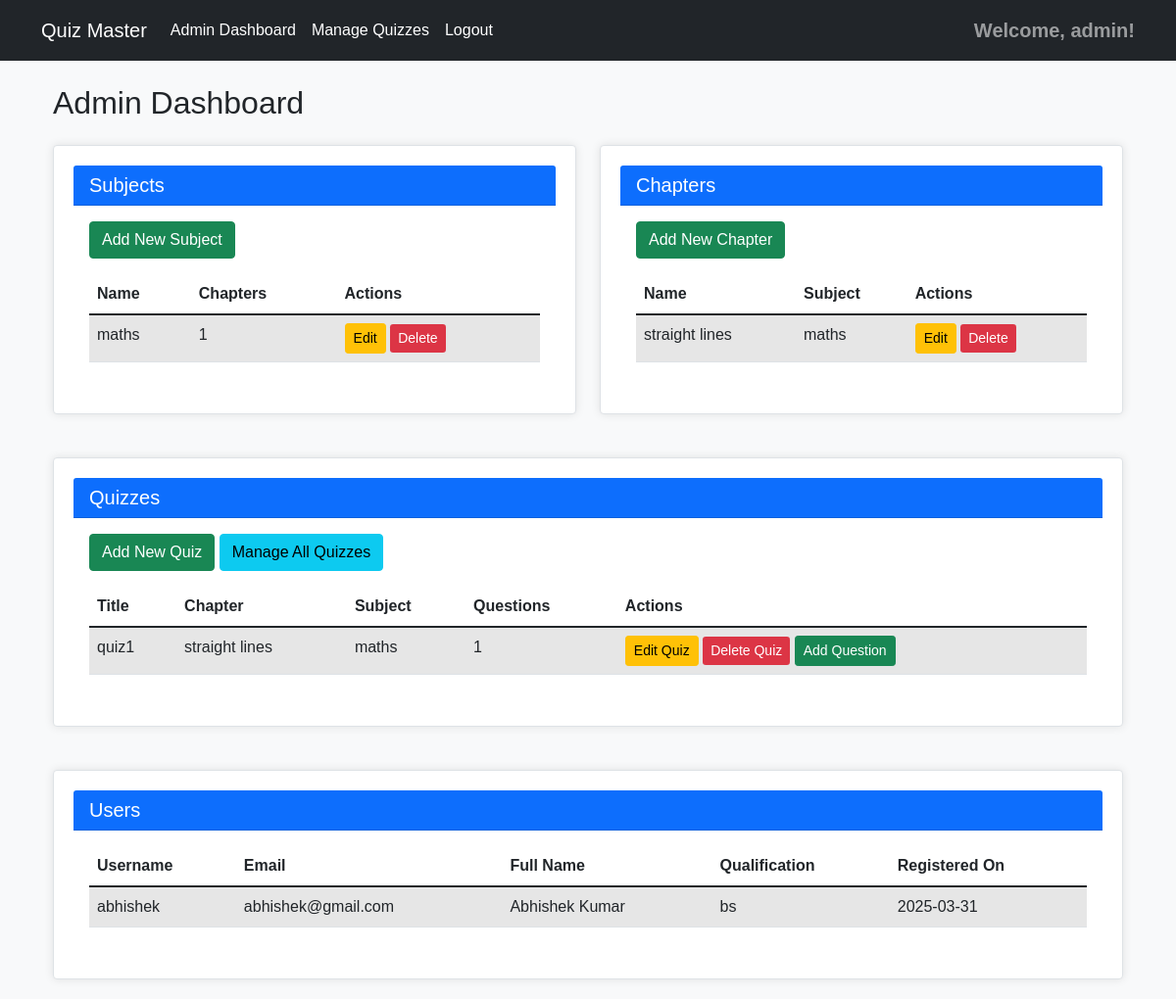
The app's page /admin/dashboard (signed in) with its own data.
### controllers/models.py (models this page shows, shortened)
class Subject(db.Model):
    id = db.Column(db.Integer, primary_key=True)
    name = db.Column(db.String(100), nullable=False)
    description = db.Column(db.Text, nullable=True)
    created_at = db.Column(db.DateTime, default=datetime.utcnow)
    chapters = db.relationship('Chapter', backref='subject', lazy=True, cascade='all, delete-orphan')

class Chapter(db.Model):
    id = db.Column(db.Integer, primary_key=True)
    name = db.Column(db.String(100), nullable=False)
    description = db.Column(db.Text, nullable=True)
    subject_id = db.Column(db.Integer, db.ForeignKey('subject.id'), nullable=False)
    created_at = db.Column(db.DateTime, default=datetime.utcnow)
    quizzes = db.relationship('Quiz', backref='chapter', lazy=True, cascade='all, delete-orphan')

class Quiz(db.Model):
    id = db.Column(db.Integer, primary_key=True)
    title = db.Column(db.String(100), nullable=False)
    description = db.Column(db.Text, nullable=True)
    chapter_id = db.Column(db.Integer, db.ForeignKey('chapter.id'), nullable=False)
    time_limit = db.Column(db.Integer, nullable=False)  # Time limit in minutes
    created_at = db.Column(db.DateTime, default=datetime.utcnow)
    questions = db.relationship('Question', backref='quiz', lazy=True, cascade='all, delete-orphan')
    attempts = db.relationship('QuizAttempt', backref='quiz', lazy=True)

class User(db.Model):
    id = db.Column(db.Integer, primary_key=True)
    username = db.Column(db.String(50), unique=True, nullable=False)
    email = db.Column(db.String(100), unique=True, nullable=False)
    password_hash = db.Column(db.String(128), nullable=False)
    full_name = db.Column(db.String(100), nullable=True)
    qualification = db.Column(db.String(100), nullable=True)
    dob = db.Column(db.Date, nullable=True)
    is_admin = db.Column(db.Boolean, default=False)
    created_at = db.Column(db.DateTime, default=datetime.utcnow)
    quiz_attempts = db.relationship('QuizAttempt', backref='user', lazy=True)

### controllers/admin_controller.py (the view)
@admin_bp.route('/dashboard')
@admin_required
def admin_dashboard():
    subjects = Subject.query.all()
    chapters = Chapter.query.all()
    quizzes = Quiz.query.all()
    users = User.query.filter_by(is_admin=False).all()
    return render_template('admin/admin_dashboard.html',
                          subjects=subjects,
                          chapters=chapters,
                          quizzes=quizzes,
                          users=users)

### controllers/admin_controller.py (called while the page is built)
def admin_required(f):
    @wraps(f)
    def decorated_function(*args, **kwargs):
        if not session.get('user_id') or not session.get('is_admin'):
            flash('Admin access required.', 'danger')
            return redirect(url_for('auth.admin_login'))
        return f(*args, **kwargs)
    return decorated_function

### templates/admin/admin_dashboard.html
{% extends 'base.html' %}
{% block content %}
<div class="container mt-4">
    <h2>Admin Dashboard</h2>
    <div class="row mt-4">
        <div class="col-md-6">
            <div class="card">
                <div class="card-header bg-primary text-white">
                    <h5 class="mb-0">Subjects</h5>
                </div>
                <div class="card-body">
                    <a href="{{ url_for('admin.new_subject') }}" class="btn btn-success mb-3">Add New Subject</a>
                    {% if subjects %}
                        <div class="table-responsive">
                            <table class="table table-striped">
                                <thead>
                                    <tr>
                                        <th>Name</th>
                                        <th>Chapters</th>
                                        <th>Actions</th>
                                    </tr>
                                </thead>
                                <tbody>
                                    {% for subject in subjects %}
                                        <tr>
                                            <td>{{ subject.name }}</td>
                                            <td>{{ subject.chapters|length }}</td>
                                            <td>
                                                <a href="{{ url_for('admin.edit_subject', subject_id=subject.id) }}" class="btn btn-sm btn-warning">Edit</a>
                                                <a href="{{ url_for('admin.delete_subject', subject_id=subject.id) }}" class="btn btn-sm btn-danger" onclick="return confirm('Are you sure? This will delete all related chapters and quizzes.')">Delete</a>
                                            </td>
                                        </tr>
                                    {% endfor %}
                                </tbody>
                            </table>
                        </div>
                    {% else %}
                        <p>No subjects available yet.</p>
                    {% endif %}
                </div>
            </div>
        </div>
        <div class="col-md-6">
            <div class="card">
                <div class="card-header bg-primary text-white">
                    <h5 class="mb-0">Chapters</h5>
                </div>
                <div class="card-body">
                    <a href="{{ url_for('admin.new_chapter') }}" class="btn btn-success mb-3">Add New Chapter</a>
                    {% if chapters %}
                        <div class="table-responsive">
                            <table class="table table-striped">
                                <thead>
                                    <tr>
                                        <th>Name</th>
                                        <th>Subject</th>
                                        <th>Actions</th>
                                    </tr>
                                </thead>
                                <tbody>
                                    {% for chapter in chapters %}
                                        <tr>
                                            <td>{{ chapter.name }}</td>
                                            <td>{{ chapter.subject.name }}</td>
                                            <td>
                                                <a href="{{ url_for('admin.edit_chapter', chapter_id=chapter.id) }}" class="btn btn-sm btn-warning">Edit</a>
                                                <a href="{{ url_for('admin.delete_chapter', chapter_id=chapter.id) }}" class="btn btn-sm btn-danger" onclick="return confirm('Are you sure? This will delete all related quizzes.')">Delete</a>
                                            </td>
                                        </tr>
                                    {% endfor %}
                                </tbody>
                            </table>
                        </div>
                    {% else %}
                        <p>No chapters available yet.</p>
                    {% endif %}
                </div>
            </div>
        </div>
    </div>
    <div class="row mt-4">
        <div class="col-md-12">
            <div class="card">
                <div class="card-header bg-primary text-white">
                    <h5 class="mb-0">Quizzes</h5>
                </div>
                <div class="card-body">
                    <a href="{{ url_for('admin.new_quiz') }}" class="btn btn-success mb-3">Add New Quiz</a>
                    <a href="{{ url_for('admin.quiz_management') }}" class="btn btn-info mb-3">Manage All Quizzes</a>
                    {% if quizzes %}
                        <div class="table-responsive">
                            <table class="table table-striped">
                                <thead>
                                    <tr>
                                        <th>Title</th>
                                        <th>Chapter</th>
                                        <th>Subject</th>
                                        <th>Questions</th>
                                        <th>Actions</th>
                                    </tr>
                                </thead>
                                <tbody>
                                    {% for quiz in quizzes %}
                                        <tr>
                                            <td>{{ quiz.title }}</td>
                                            <td>{{ quiz.chapter.name }}</td>
                                            <td>{{ quiz.chapter.subject.name }}</td>
                                            <td>{{ quiz.questions|length }}</td>
                                            <td>
                                                <a href="{{ url_for('admin.edit_quiz', quiz_id=quiz.id) }}" class="btn btn-sm btn-warning">Edit Quiz</a>
                                                <a href="{{ url_for('admin.delete_quiz', quiz_id=quiz.id) }}" class="btn btn-sm btn-danger" onclick="return confirm('Are you sure you want to delete this quiz? This will also delete all associated questions.')">Delete Quiz</a>
                                                <a href="{{ url_for('admin.new_question', quiz_id=quiz.id) }}" class="btn btn-sm btn-success">Add Question</a>
                                            </td>
                                        </tr>
                                    {% endfor %}
                                </tbody>
                            </table>
                        </div>
                    {% else %}
                        <p>No quizzes available yet.</p>
                    {% endif %}
                </div>
            </div>
        </div>
    </div>
    <div class="row mt-4">
        <div class="col-md-12">
            <div class="card">
                <div class="card-header bg-primary text-white">
                    <h5 class="mb-0">Users</h5>
                </div>
                <div class="card-body">
                    {% if users %}
                        <div class="table-responsive">
                            <table class="table table-striped">
                                <thead>
                                    <tr>
                                        <th>Username</th>
                                        <th>Email</th>
                                        <th>Full Name</th>
                                        <th>Qualification</th>
                                        <th>Registered On</th>
                                    </tr>
                                </thead>
                                <tbody>
                                    {% for user in users %}
                                        <tr>
                                            <td>{{ user.username }}</td>
                                            <td>{{ user.email }}</td>
                                            <td>{{ user.full_name }}</td>
                                            <td>{{ user.qualification }}</td>
                                            <td>{{ user.created_at.strftime('%Y-%m-%d') }}</td>
                                        </tr>
                                    {% endfor %}
                                </tbody>
                            </table>
                        </div>
                    {% else %}
                        <p>No users registered yet.</p>
                    {% endif %}
                </div>
            </div>
        </div>
    </div>
</div>
{% endblock %}

### static/css/styles.css (style rules this page uses)
body { background-color: #f8f9fa; font-family: Arial, sans-serif; }
.btn-danger { background-color: #dc3545; border: none; }
.table-striped tbody tr:nth-of-type(odd) { background-color: rgba(0, 0, 0, 0.05); }
.card { border-radius: 10px; box-shadow: 0px 0px 10px rgba(0, 0, 0, 0.1); padding: 20px; margin-bottom: 20px; border: 1px solid #dee2e6; border-radius: 0.25rem; }
.btn-sm { font-size: 0.875rem; padding: 0.25rem 0.5rem; }

### records on screen
Subject: name "maths", chapters|length "1"
Chapter: name "straight lines", subject.name "maths"
Quiz: title "quiz1", chapter.name "straight lines", chapter.subject.name "maths", questions|length "1"
User: username "abhishek", email "abhishek@gmail.com", full_name "Abhishek Kumar", qualification "bs", created_at "2025-03-31"

### other values on screen
{{ session.get('username') }} "admin"
